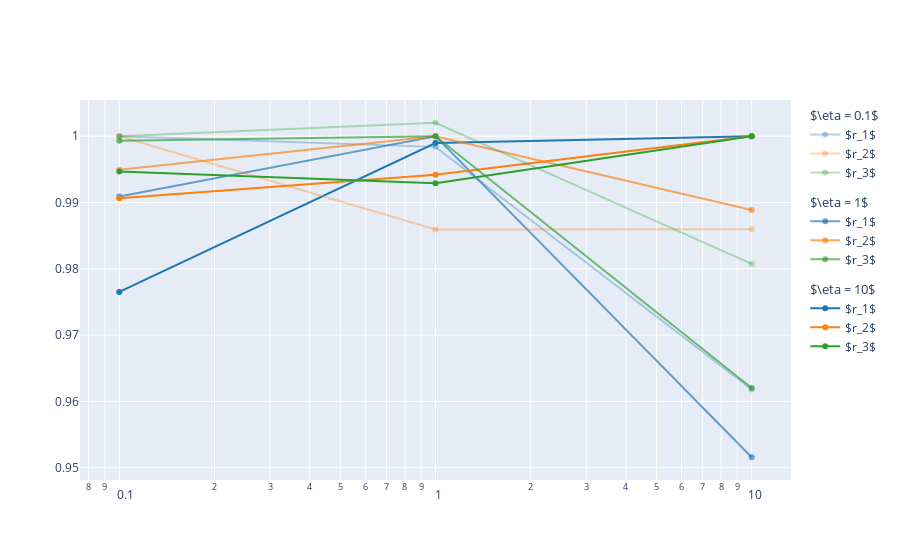

The code cell stored with this chart in its notebook:
### Code cell
import plotly.express as px
from functools import reduce
from plotly.colors import DEFAULT_PLOTLY_COLORS

fig = go.Figure()
for i, r in enumerate([1, 2, 3]):
    cond = reduce(lambda x, y: x & y, [sens[f'r{rx}'] == sens.t1 for rx in [1, 2, 3] if rx != r])
    sens_temp = sens[(sens.t1 == sens.t2) & (sens.t2 == sens.t3) & cond]
    color = DEFAULT_PLOTLY_COLORS[i].split('(')[1].split(')')[0].split(', ')

    for j, eta in enumerate([0.1, 1, 10]):
        sens_eta = sens_temp[sens_temp.t1 == eta].sort_values(f'r{r}')
        fig.add_trace(go.Scatter(
            x=sens_eta[f'r{r}'], y=sens_eta.ratio, legendgroup=eta, legendgrouptitle_text=f'$\eta = {eta}$',
            name=f'$r_{r}$', line_color=f'rgba({", ".join(color)}, {(j+1)/3})'
        ))

fig.update_xaxes(type='log')
fig.update_layout(legend=dict(groupclick="toggleitem"))
fig.show()
# fig.write_image('r2.png')

### Figure 1 — Plotly figure (JSON) as saved in the notebook; plotly's stock layout.template omitted (floating-point values rounded to 4 significant figures)
{"data": [{"legendgroup": "0.1", "legendgrouptitle": {"text": "$\\eta = 0.1$"}, "line": {"color": "rgba(31, 119, 180, 0.3333333333333333)"}, "name": "$r_1$", "type": "scatter", "x": [0.1, 1, 10], "y": [1, 0.9984, 0.9618]}, {"legendgroup": "1", "legendgrouptitle": {"text": "$\\eta = 1$"}, "line": {"color": "rgba(31, 119, 180, 0.6666666666666666)"}, "name": "$r_1$", "type": "scatter", "x": [0.1, 1, 10], "y": [0.9909, 1, 0.9516]}, {"legendgroup": "10", "legendgrouptitle": {"text": "$\\eta = 10$"}, "line": {"color": "rgba(31, 119, 180, 1.0)"}, "name": "$r_1$", "type": "scatter", "x": [0.1, 1, 10], "y": [0.9765, 0.999, 1]}, {"legendgroup": "0.1", "legendgrouptitle": {"text": "$\\eta = 0.1$"}, "line": {"color": "rgba(255, 127, 14, 0.3333333333333333)"}, "name": "$r_2$", "type": "scatter", "x": [0.1, 1, 10], "y": [1, 0.986, 0.986]}, {"legendgroup": "1", "legendgrouptitle": {"text": "$\\eta = 1$"}, "line": {"color": "rgba(255, 127, 14, 0.6666666666666666)"}, "name": "$r_2$", "type": "scatter", "x": [0.1, 1, 10], "y": [0.9949, 1, 0.9889]}, {"legendgroup": "10", "legendgrouptitle": {"text": "$\\eta = 10$"}, "line": {"color": "rgba(255, 127, 14, 1.0)"}, "name": "$r_2$", "type": "scatter", "x": [0.1, 1, 10], "y": [0.9907, 0.9942, 1]}, {"legendgroup": "0.1", "legendgrouptitle": {"text": "$\\eta = 0.1$"}, "line": {"color": "rgba(44, 160, 44, 0.3333333333333333)"}, "name": "$r_3$", "type": "scatter", "x": [0.1, 1, 10], "y": [1, 1.002, 0.9807]}, {"legendgroup": "1", "legendgrouptitle": {"text": "$\\eta = 1$"}, "line": {"color": "rgba(44, 160, 44, 0.6666666666666666)"}, "name": "$r_3$", "type": "scatter", "x": [0.1, 1, 10], "y": [0.9993, 1, 0.962]}, {"legendgroup": "10", "legendgrouptitle": {"text": "$\\eta = 10$"}, "line": {"color": "rgba(44, 160, 44, 1.0)"}, "name": "$r_3$", "type": "scatter", "x": [0.1, 1, 10], "y": [0.9947, 0.9929, 1]}], "layout": {"legend": {"groupclick": "toggleitem"}, "xaxis": {"type": "log"}}}
